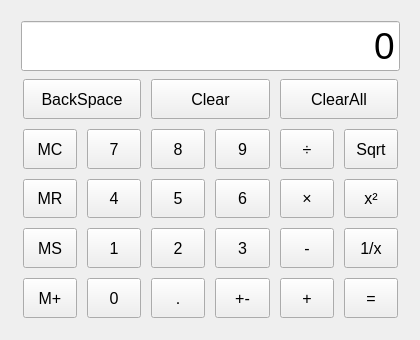
<?xml version="1.0" encoding="UTF-8"?>
<ui version="4.0">
 <class>MainWindow</class>
 <widget class="QMainWindow" name="MainWindow">
  <property name="geometry">
   <rect>
    <x>0</x>
    <y>0</y>
    <width>420</width>
    <height>340</height>
   </rect>
  </property>
  <property name="windowTitle">
   <string>MainWindow</string>
  </property>
  <widget class="QWidget" name="centralWidget">
   <widget class="QWidget" name="gridLayoutWidget">
    <property name="geometry">
     <rect>
      <x>10</x>
      <y>10</y>
      <width>401</width>
      <height>321</height>
     </rect>
    </property>
    <layout class="QGridLayout" name="gridLayout">
     <item row="3" column="0">
      <widget class="QToolButton" name="mrButton">
       <property name="sizePolicy">
        <sizepolicy hsizetype="Expanding" vsizetype="Preferred">
         <horstretch>0</horstretch>
         <verstretch>0</verstretch>
        </sizepolicy>
       </property>
       <property name="font">
        <font>
         <pointsize>12</pointsize>
        </font>
       </property>
       <property name="cursor">
        <cursorShape>PointingHandCursor</cursorShape>
       </property>
       <property name="styleSheet">
        <string notr="true">margin:2px;
alternate-background-color: qlineargradient(spread:reflect, x1:0, y1:0, x2:1, y2:0, stop:0 rgba(46, 122, 25, 255), stop:1 rgba(255, 255, 255, 255));</string>
       </property>
       <property name="text">
        <string>MR</string>
       </property>
      </widget>
     </item>
     <item row="1" column="2" colspan="2">
      <widget class="QToolButton" name="clearButton">
       <property name="sizePolicy">
        <sizepolicy hsizetype="Expanding" vsizetype="Preferred">
         <horstretch>0</horstretch>
         <verstretch>0</verstretch>
        </sizepolicy>
       </property>
       <property name="font">
        <font>
         <pointsize>12</pointsize>
        </font>
       </property>
       <property name="cursor">
        <cursorShape>PointingHandCursor</cursorShape>
       </property>
       <property name="styleSheet">
        <string notr="true">margin:2px;
alternate-background-color: qlineargradient(spread:reflect, x1:0, y1:0, x2:1, y2:0, stop:0 rgba(46, 122, 25, 255), stop:1 rgba(255, 255, 255, 255));</string>
       </property>
       <property name="text">
        <string>Clear</string>
       </property>
      </widget>
     </item>
     <item row="2" column="2">
      <widget class="QToolButton" name="digitButton8">
       <property name="sizePolicy">
        <sizepolicy hsizetype="Expanding" vsizetype="Preferred">
         <horstretch>0</horstretch>
         <verstretch>0</verstretch>
        </sizepolicy>
       </property>
       <property name="font">
        <font>
         <pointsize>12</pointsize>
        </font>
       </property>
       <property name="cursor">
        <cursorShape>PointingHandCursor</cursorShape>
       </property>
       <property name="styleSheet">
        <string notr="true">margin:2px;
alternate-background-color: qlineargradient(spread:reflect, x1:0, y1:0, x2:1, y2:0, stop:0 rgba(46, 122, 25, 255), stop:1 rgba(255, 255, 255, 255));</string>
       </property>
       <property name="text">
        <string>8</string>
       </property>
      </widget>
     </item>
     <item row="2" column="3">
      <widget class="QToolButton" name="digitButton9">
       <property name="sizePolicy">
        <sizepolicy hsizetype="Expanding" vsizetype="Preferred">
         <horstretch>0</horstretch>
         <verstretch>0</verstretch>
        </sizepolicy>
       </property>
       <property name="font">
        <font>
         <pointsize>12</pointsize>
        </font>
       </property>
       <property name="cursor">
        <cursorShape>PointingHandCursor</cursorShape>
       </property>
       <property name="styleSheet">
        <string notr="true">margin:2px;
alternate-background-color: qlineargradient(spread:reflect, x1:0, y1:0, x2:1, y2:0, stop:0 rgba(46, 122, 25, 255), stop:1 rgba(255, 255, 255, 255));</string>
       </property>
       <property name="text">
        <string>9</string>
       </property>
      </widget>
     </item>
     <item row="4" column="0">
      <widget class="QToolButton" name="msButton">
       <property name="sizePolicy">
        <sizepolicy hsizetype="Expanding" vsizetype="Preferred">
         <horstretch>0</horstretch>
         <verstretch>0</verstretch>
        </sizepolicy>
       </property>
       <property name="font">
        <font>
         <pointsize>12</pointsize>
        </font>
       </property>
       <property name="cursor">
        <cursorShape>PointingHandCursor</cursorShape>
       </property>
       <property name="styleSheet">
        <string notr="true">margin:2px;
alternate-background-color: qlineargradient(spread:reflect, x1:0, y1:0, x2:1, y2:0, stop:0 rgba(46, 122, 25, 255), stop:1 rgba(255, 255, 255, 255));</string>
       </property>
       <property name="text">
        <string>MS</string>
       </property>
      </widget>
     </item>
     <item row="5" column="0">
      <widget class="QToolButton" name="mplusButton">
       <property name="sizePolicy">
        <sizepolicy hsizetype="Expanding" vsizetype="Preferred">
         <horstretch>0</horstretch>
         <verstretch>0</verstretch>
        </sizepolicy>
       </property>
       <property name="font">
        <font>
         <pointsize>12</pointsize>
        </font>
       </property>
       <property name="cursor">
        <cursorShape>PointingHandCursor</cursorShape>
       </property>
       <property name="styleSheet">
        <string notr="true">margin:2px;
alternate-background-color: qlineargradient(spread:reflect, x1:0, y1:0, x2:1, y2:0, stop:0 rgba(46, 122, 25, 255), stop:1 rgba(255, 255, 255, 255));</string>
       </property>
       <property name="text">
        <string>M+</string>
       </property>
      </widget>
     </item>
     <item row="3" column="2">
      <widget class="QToolButton" name="digitButton5">
       <property name="sizePolicy">
        <sizepolicy hsizetype="Expanding" vsizetype="Preferred">
         <horstretch>0</horstretch>
         <verstretch>0</verstretch>
        </sizepolicy>
       </property>
       <property name="font">
        <font>
         <pointsize>12</pointsize>
        </font>
       </property>
       <property name="cursor">
        <cursorShape>PointingHandCursor</cursorShape>
       </property>
       <property name="styleSheet">
        <string notr="true">margin:2px;
alternate-background-color: qlineargradient(spread:reflect, x1:0, y1:0, x2:1, y2:0, stop:0 rgba(46, 122, 25, 255), stop:1 rgba(255, 255, 255, 255));</string>
       </property>
       <property name="text">
        <string>5</string>
       </property>
      </widget>
     </item>
     <item row="3" column="3">
      <widget class="QToolButton" name="digitButton6">
       <property name="sizePolicy">
        <sizepolicy hsizetype="Expanding" vsizetype="Preferred">
         <horstretch>0</horstretch>
         <verstretch>0</verstretch>
        </sizepolicy>
       </property>
       <property name="font">
        <font>
         <pointsize>12</pointsize>
        </font>
       </property>
       <property name="cursor">
        <cursorShape>PointingHandCursor</cursorShape>
       </property>
       <property name="styleSheet">
        <string notr="true">margin:2px;
alternate-background-color: qlineargradient(spread:reflect, x1:0, y1:0, x2:1, y2:0, stop:0 rgba(46, 122, 25, 255), stop:1 rgba(255, 255, 255, 255));</string>
       </property>
       <property name="text">
        <string>6</string>
       </property>
      </widget>
     </item>
     <item row="4" column="2">
      <widget class="QToolButton" name="digitButton2">
       <property name="sizePolicy">
        <sizepolicy hsizetype="Expanding" vsizetype="Preferred">
         <horstretch>0</horstretch>
         <verstretch>0</verstretch>
        </sizepolicy>
       </property>
       <property name="font">
        <font>
         <pointsize>12</pointsize>
        </font>
       </property>
       <property name="cursor">
        <cursorShape>PointingHandCursor</cursorShape>
       </property>
       <property name="styleSheet">
        <string notr="true">margin:2px;
alternate-background-color: qlineargradient(spread:reflect, x1:0, y1:0, x2:1, y2:0, stop:0 rgba(46, 122, 25, 255), stop:1 rgba(255, 255, 255, 255));</string>
       </property>
       <property name="text">
        <string>2</string>
       </property>
      </widget>
     </item>
     <item row="4" column="1">
      <widget class="QToolButton" name="digitButton1">
       <property name="sizePolicy">
        <sizepolicy hsizetype="Expanding" vsizetype="Preferred">
         <horstretch>0</horstretch>
         <verstretch>0</verstretch>
        </sizepolicy>
       </property>
       <property name="font">
        <font>
         <pointsize>12</pointsize>
        </font>
       </property>
       <property name="cursor">
        <cursorShape>PointingHandCursor</cursorShape>
       </property>
       <property name="styleSheet">
        <string notr="true">margin:2px;
alternate-background-color: qlineargradient(spread:reflect, x1:0, y1:0, x2:1, y2:0, stop:0 rgba(46, 122, 25, 255), stop:1 rgba(255, 255, 255, 255));</string>
       </property>
       <property name="text">
        <string>1</string>
       </property>
      </widget>
     </item>
     <item row="4" column="3">
      <widget class="QToolButton" name="digitButton3">
       <property name="sizePolicy">
        <sizepolicy hsizetype="Expanding" vsizetype="Preferred">
         <horstretch>0</horstretch>
         <verstretch>0</verstretch>
        </sizepolicy>
       </property>
       <property name="font">
        <font>
         <pointsize>12</pointsize>
        </font>
       </property>
       <property name="cursor">
        <cursorShape>PointingHandCursor</cursorShape>
       </property>
       <property name="styleSheet">
        <string notr="true">margin:2px;
alternate-background-color: qlineargradient(spread:reflect, x1:0, y1:0, x2:1, y2:0, stop:0 rgba(46, 122, 25, 255), stop:1 rgba(255, 255, 255, 255));</string>
       </property>
       <property name="text">
        <string>3</string>
       </property>
      </widget>
     </item>
     <item row="2" column="0">
      <widget class="QToolButton" name="mcButton">
       <property name="sizePolicy">
        <sizepolicy hsizetype="Expanding" vsizetype="Preferred">
         <horstretch>0</horstretch>
         <verstretch>0</verstretch>
        </sizepolicy>
       </property>
       <property name="font">
        <font>
         <pointsize>12</pointsize>
        </font>
       </property>
       <property name="cursor">
        <cursorShape>PointingHandCursor</cursorShape>
       </property>
       <property name="styleSheet">
        <string notr="true">margin:2px;
alternate-background-color: qlineargradient(spread:reflect, x1:0, y1:0, x2:1, y2:0, stop:0 rgba(46, 122, 25, 255), stop:1 rgba(255, 255, 255, 255));</string>
       </property>
       <property name="text">
        <string>MC</string>
       </property>
      </widget>
     </item>
     <item row="1" column="0" colspan="2">
      <widget class="QToolButton" name="backSpaceButton">
       <property name="sizePolicy">
        <sizepolicy hsizetype="Expanding" vsizetype="Preferred">
         <horstretch>0</horstretch>
         <verstretch>0</verstretch>
        </sizepolicy>
       </property>
       <property name="font">
        <font>
         <pointsize>12</pointsize>
        </font>
       </property>
       <property name="cursor">
        <cursorShape>PointingHandCursor</cursorShape>
       </property>
       <property name="styleSheet">
        <string notr="true">margin:2px;
alternate-background-color: qlineargradient(spread:reflect, x1:0, y1:0, x2:1, y2:0, stop:0 rgba(46, 122, 25, 255), stop:1 rgba(255, 255, 255, 255));</string>
       </property>
       <property name="text">
        <string>BackSpace</string>
       </property>
      </widget>
     </item>
     <item row="2" column="1">
      <widget class="QToolButton" name="digitButton7">
       <property name="sizePolicy">
        <sizepolicy hsizetype="Expanding" vsizetype="Preferred">
         <horstretch>0</horstretch>
         <verstretch>0</verstretch>
        </sizepolicy>
       </property>
       <property name="font">
        <font>
         <pointsize>12</pointsize>
        </font>
       </property>
       <property name="cursor">
        <cursorShape>PointingHandCursor</cursorShape>
       </property>
       <property name="styleSheet">
        <string notr="true">margin:2px;
alternate-background-color: qlineargradient(spread:reflect, x1:0, y1:0, x2:1, y2:0, stop:0 rgba(46, 122, 25, 255), stop:1 rgba(255, 255, 255, 255));</string>
       </property>
       <property name="text">
        <string>7</string>
       </property>
      </widget>
     </item>
     <item row="5" column="2">
      <widget class="QToolButton" name="pointButton">
       <property name="sizePolicy">
        <sizepolicy hsizetype="Expanding" vsizetype="Preferred">
         <horstretch>0</horstretch>
         <verstretch>0</verstretch>
        </sizepolicy>
       </property>
       <property name="font">
        <font>
         <pointsize>12</pointsize>
        </font>
       </property>
       <property name="cursor">
        <cursorShape>PointingHandCursor</cursorShape>
       </property>
       <property name="styleSheet">
        <string notr="true">margin:2px;
alternate-background-color: qlineargradient(spread:reflect, x1:0, y1:0, x2:1, y2:0, stop:0 rgba(46, 122, 25, 255), stop:1 rgba(255, 255, 255, 255));</string>
       </property>
       <property name="text">
        <string>.</string>
       </property>
      </widget>
     </item>
     <item row="5" column="3">
      <widget class="QToolButton" name="changeSignButton">
       <property name="sizePolicy">
        <sizepolicy hsizetype="Expanding" vsizetype="Preferred">
         <horstretch>0</horstretch>
         <verstretch>0</verstretch>
        </sizepolicy>
       </property>
       <property name="font">
        <font>
         <pointsize>12</pointsize>
        </font>
       </property>
       <property name="cursor">
        <cursorShape>PointingHandCursor</cursorShape>
       </property>
       <property name="styleSheet">
        <string notr="true">margin:2px;
alternate-background-color: qlineargradient(spread:reflect, x1:0, y1:0, x2:1, y2:0, stop:0 rgba(46, 122, 25, 255), stop:1 rgba(255, 255, 255, 255));</string>
       </property>
       <property name="text">
        <string>+-</string>
       </property>
      </widget>
     </item>
     <item row="2" column="4">
      <widget class="QToolButton" name="divisionButton">
       <property name="sizePolicy">
        <sizepolicy hsizetype="Expanding" vsizetype="Preferred">
         <horstretch>0</horstretch>
         <verstretch>0</verstretch>
        </sizepolicy>
       </property>
       <property name="font">
        <font>
         <pointsize>12</pointsize>
        </font>
       </property>
       <property name="cursor">
        <cursorShape>PointingHandCursor</cursorShape>
       </property>
       <property name="styleSheet">
        <string notr="true">margin:2px;
alternate-background-color: qlineargradient(spread:reflect, x1:0, y1:0, x2:1, y2:0, stop:0 rgba(46, 122, 25, 255), stop:1 rgba(255, 255, 255, 255));</string>
       </property>
       <property name="text">
        <string>÷</string>
       </property>
      </widget>
     </item>
     <item row="3" column="1">
      <widget class="QToolButton" name="digitButton4">
       <property name="sizePolicy">
        <sizepolicy hsizetype="Expanding" vsizetype="Preferred">
         <horstretch>0</horstretch>
         <verstretch>0</verstretch>
        </sizepolicy>
       </property>
       <property name="font">
        <font>
         <pointsize>12</pointsize>
        </font>
       </property>
       <property name="cursor">
        <cursorShape>PointingHandCursor</cursorShape>
       </property>
       <property name="styleSheet">
        <string notr="true">margin:2px;
alternate-background-color: qlineargradient(spread:reflect, x1:0, y1:0, x2:1, y2:0, stop:0 rgba(46, 122, 25, 255), stop:1 rgba(255, 255, 255, 255));</string>
       </property>
       <property name="text">
        <string>4</string>
       </property>
      </widget>
     </item>
     <item row="5" column="1">
      <widget class="QToolButton" name="digitButton0">
       <property name="sizePolicy">
        <sizepolicy hsizetype="Expanding" vsizetype="Preferred">
         <horstretch>0</horstretch>
         <verstretch>0</verstretch>
        </sizepolicy>
       </property>
       <property name="font">
        <font>
         <pointsize>12</pointsize>
        </font>
       </property>
       <property name="cursor">
        <cursorShape>PointingHandCursor</cursorShape>
       </property>
       <property name="styleSheet">
        <string notr="true">margin:2px;
alternate-background-color: qlineargradient(spread:reflect, x1:0, y1:0, x2:1, y2:0, stop:0 rgba(46, 122, 25, 255), stop:1 rgba(255, 255, 255, 255));</string>
       </property>
       <property name="text">
        <string>0</string>
       </property>
      </widget>
     </item>
     <item row="2" column="5">
      <widget class="QToolButton" name="squareButton">
       <property name="sizePolicy">
        <sizepolicy hsizetype="Expanding" vsizetype="Preferred">
         <horstretch>0</horstretch>
         <verstretch>0</verstretch>
        </sizepolicy>
       </property>
       <property name="font">
        <font>
         <pointsize>12</pointsize>
        </font>
       </property>
       <property name="cursor">
        <cursorShape>PointingHandCursor</cursorShape>
       </property>
       <property name="styleSheet">
        <string notr="true">margin:2px;
alternate-background-color: qlineargradient(spread:reflect, x1:0, y1:0, x2:1, y2:0, stop:0 rgba(46, 122, 25, 255), stop:1 rgba(255, 255, 255, 255));</string>
       </property>
       <property name="text">
        <string>Sqrt</string>
       </property>
      </widget>
     </item>
     <item row="1" column="4" colspan="2">
      <widget class="QToolButton" name="clearAllButton">
       <property name="sizePolicy">
        <sizepolicy hsizetype="Expanding" vsizetype="Preferred">
         <horstretch>0</horstretch>
         <verstretch>0</verstretch>
        </sizepolicy>
       </property>
       <property name="font">
        <font>
         <pointsize>12</pointsize>
        </font>
       </property>
       <property name="cursor">
        <cursorShape>PointingHandCursor</cursorShape>
       </property>
       <property name="styleSheet">
        <string notr="true">margin:2px;
alternate-background-color: qlineargradient(spread:reflect, x1:0, y1:0, x2:1, y2:0, stop:0 rgba(46, 122, 25, 255), stop:1 rgba(255, 255, 255, 255));</string>
       </property>
       <property name="text">
        <string>ClearAll</string>
       </property>
      </widget>
     </item>
     <item row="0" column="0" colspan="6">
      <widget class="QLineEdit" name="display">
       <property name="font">
        <font>
         <pointsize>28</pointsize>
        </font>
       </property>
       <property name="layoutDirection">
        <enum>Qt::LeftToRight</enum>
       </property>
       <property name="text">
        <string>0</string>
       </property>
       <property name="maxLength">
        <number>15</number>
       </property>
       <property name="alignment">
        <set>Qt::AlignRight|Qt::AlignTrailing|Qt::AlignVCenter</set>
       </property>
       <property name="readOnly">
        <bool>true</bool>
       </property>
      </widget>
     </item>
     <item row="3" column="4">
      <widget class="QToolButton" name="timesButton">
       <property name="sizePolicy">
        <sizepolicy hsizetype="Expanding" vsizetype="Preferred">
         <horstretch>0</horstretch>
         <verstretch>0</verstretch>
        </sizepolicy>
       </property>
       <property name="font">
        <font>
         <pointsize>12</pointsize>
        </font>
       </property>
       <property name="cursor">
        <cursorShape>PointingHandCursor</cursorShape>
       </property>
       <property name="styleSheet">
        <string notr="true">margin:2px;
alternate-background-color: qlineargradient(spread:reflect, x1:0, y1:0, x2:1, y2:0, stop:0 rgba(46, 122, 25, 255), stop:1 rgba(255, 255, 255, 255));</string>
       </property>
       <property name="text">
        <string>×</string>
       </property>
      </widget>
     </item>
     <item row="4" column="4">
      <widget class="QToolButton" name="minusButton">
       <property name="sizePolicy">
        <sizepolicy hsizetype="Expanding" vsizetype="Preferred">
         <horstretch>0</horstretch>
         <verstretch>0</verstretch>
        </sizepolicy>
       </property>
       <property name="font">
        <font>
         <pointsize>12</pointsize>
        </font>
       </property>
       <property name="cursor">
        <cursorShape>PointingHandCursor</cursorShape>
       </property>
       <property name="styleSheet">
        <string notr="true">margin:2px;
alternate-background-color: qlineargradient(spread:reflect, x1:0, y1:0, x2:1, y2:0, stop:0 rgba(46, 122, 25, 255), stop:1 rgba(255, 255, 255, 255));</string>
       </property>
       <property name="text">
        <string>-</string>
       </property>
      </widget>
     </item>
     <item row="5" column="4">
      <widget class="QToolButton" name="plusButton">
       <property name="sizePolicy">
        <sizepolicy hsizetype="Expanding" vsizetype="Preferred">
         <horstretch>0</horstretch>
         <verstretch>0</verstretch>
        </sizepolicy>
       </property>
       <property name="font">
        <font>
         <pointsize>12</pointsize>
        </font>
       </property>
       <property name="cursor">
        <cursorShape>PointingHandCursor</cursorShape>
       </property>
       <property name="styleSheet">
        <string notr="true">margin:2px;
alternate-background-color: qlineargradient(spread:reflect, x1:0, y1:0, x2:1, y2:0, stop:0 rgba(46, 122, 25, 255), stop:1 rgba(255, 255, 255, 255));</string>
       </property>
       <property name="text">
        <string>+</string>
       </property>
      </widget>
     </item>
     <item row="3" column="5">
      <widget class="QToolButton" name="powerButton">
       <property name="sizePolicy">
        <sizepolicy hsizetype="Expanding" vsizetype="Preferred">
         <horstretch>0</horstretch>
         <verstretch>0</verstretch>
        </sizepolicy>
       </property>
       <property name="font">
        <font>
         <pointsize>12</pointsize>
        </font>
       </property>
       <property name="cursor">
        <cursorShape>PointingHandCursor</cursorShape>
       </property>
       <property name="styleSheet">
        <string notr="true">margin:2px;
alternate-background-color: qlineargradient(spread:reflect, x1:0, y1:0, x2:1, y2:0, stop:0 rgba(46, 122, 25, 255), stop:1 rgba(255, 255, 255, 255));</string>
       </property>
       <property name="text">
        <string>x²</string>
       </property>
      </widget>
     </item>
     <item row="4" column="5">
      <widget class="QToolButton" name="reciprocalButton">
       <property name="sizePolicy">
        <sizepolicy hsizetype="Expanding" vsizetype="Preferred">
         <horstretch>0</horstretch>
         <verstretch>0</verstretch>
        </sizepolicy>
       </property>
       <property name="font">
        <font>
         <pointsize>12</pointsize>
        </font>
       </property>
       <property name="cursor">
        <cursorShape>PointingHandCursor</cursorShape>
       </property>
       <property name="styleSheet">
        <string notr="true">margin:2px;
alternate-background-color: qlineargradient(spread:reflect, x1:0, y1:0, x2:1, y2:0, stop:0 rgba(46, 122, 25, 255), stop:1 rgba(255, 255, 255, 255));</string>
       </property>
       <property name="text">
        <string>1/x</string>
       </property>
      </widget>
     </item>
     <item row="5" column="5">
      <widget class="QToolButton" name="equalButton">
       <property name="sizePolicy">
        <sizepolicy hsizetype="Expanding" vsizetype="Preferred">
         <horstretch>0</horstretch>
         <verstretch>0</verstretch>
        </sizepolicy>
       </property>
       <property name="font">
        <font>
         <pointsize>12</pointsize>
        </font>
       </property>
       <property name="cursor">
        <cursorShape>PointingHandCursor</cursorShape>
       </property>
       <property name="styleSheet">
        <string notr="true">margin:2px;
alternate-background-color: qlineargradient(spread:reflect, x1:0, y1:0, x2:1, y2:0, stop:0 rgba(46, 122, 25, 255), stop:1 rgba(255, 255, 255, 255));</string>
       </property>
       <property name="text">
        <string>=</string>
       </property>
      </widget>
     </item>
    </layout>
   </widget>
  </widget>
  <action name="actionSelect_File">
   <property name="text">
    <string>Select File</string>
   </property>
  </action>
  <action name="actionPlay">
   <property name="text">
    <string>Play</string>
   </property>
  </action>
  <action name="actionExit">
   <property name="text">
    <string>Exit</string>
   </property>
  </action>
  <action name="actionAbout_Project">
   <property name="text">
    <string>About Project</string>
   </property>
  </action>
 </widget>
 <layoutdefault spacing="6" margin="11"/>
 <resources/>
 <connections/>
</ui>
